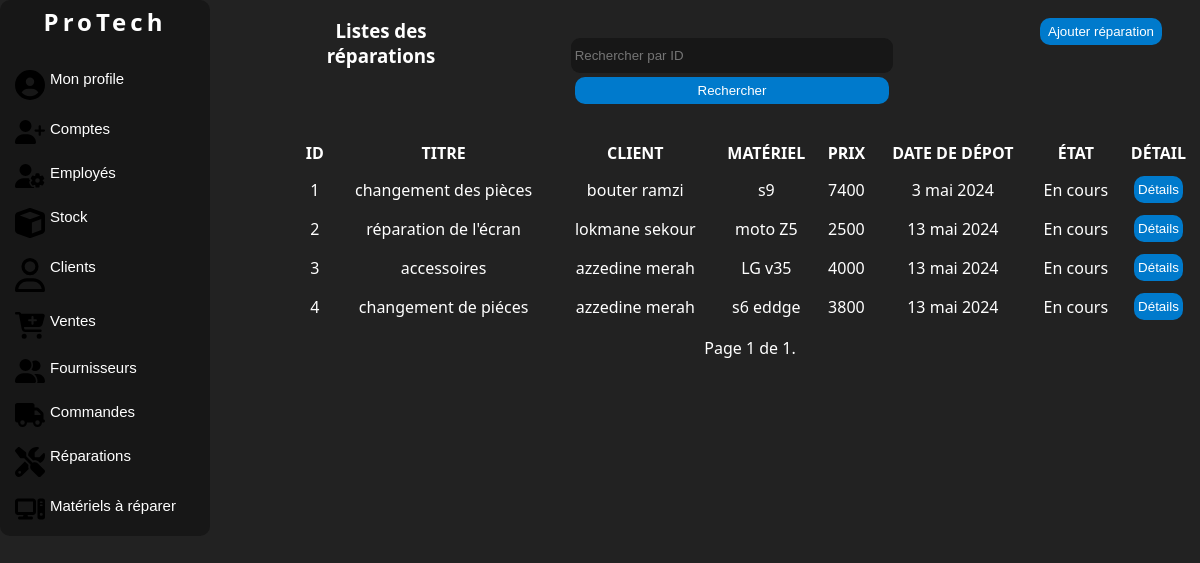
Page /reparations/ (signed in) on the earlier database version.
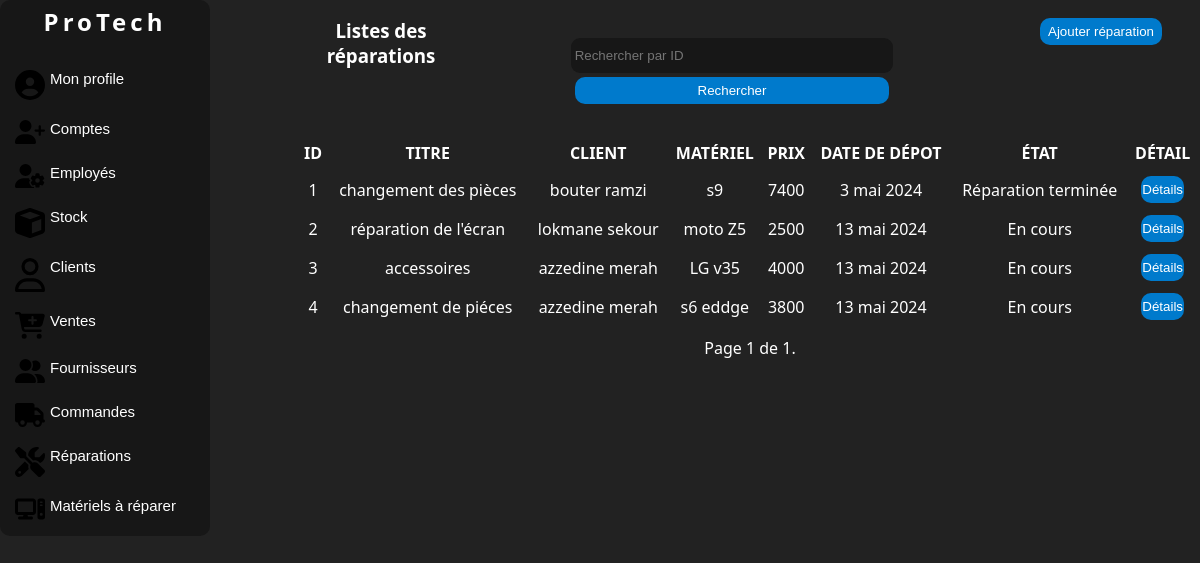
Same page on the later database version.
### manager/models.py (models this page shows, shortened)
class Repair(models.Model):
    STATE_CHOICES = [
        ('En cours', 'En cours'),
        ('Terminé', 'Terminé')
    ]
    title = models.CharField(max_length=100, default='Pas de description',db_column='Titre')
    description = models.TextField(db_column='Description')
    state = models.CharField(max_length=20, choices=STATE_CHOICES, default='En cours', db_column='État')
    hardware = models.OneToOneField('HardwareToRepair', db_column='Matériel',on_delete=models.CASCADE)
    deposit_date = models.DateField(auto_now_add=True, db_column='Date de dépôt')
    delivery_date = models.DateField(null=True, blank=True, db_column='Date de remise')
    client = models.ForeignKey(Client, on_delete=models.SET_NULL, null=True, blank=True, db_column='Client')
    prepayment = models.PositiveIntegerField(db_column='Acompte',default=0)
    repair_price = models.PositiveIntegerField(db_column='Prix de réparation',default=0)
    class Meta:
        db_table = 'Réparation'

class Client(models.Model):
    first_name = models.CharField(max_length=100, db_column='Prénom')
    last_name = models.CharField(max_length=100, db_column='Nom')
    phone = PhoneNumberField(unique=True, region='DZ', db_column='Téléphone')
    email = models.EmailField(unique=True, db_column='Email')
    address = models.TextField(db_column='Adresse')
    def __str__(self):
        return f"{self.first_name} {self.last_name}"
    class Meta:
        db_table = 'Client'

class HardwareToRepair(models.Model):
    name = models.CharField(max_length=100, db_column='Nom')
    category = models.ForeignKey(Category, on_delete=models.SET_DEFAULT, default=1, db_column='Catégorie')
    description = models.TextField(db_column='Description')
    state = models.CharField(max_length=20, default='En réparation', db_column='État')
    def __str__(self):
        return f"{self.name}"
    class Meta:
        db_table = 'MatérielARéparer'

### manager/views.py (the view)
# urls.py: path('reparations/', views.RepairListView.as_view(), name='repair-list'),
class RepairListView(LoginRequiredMixin,RoleRequiredMixin, ListView):
    model = Repair
    template_name = 'listereparation.html'
    context_object_name = 'repairs'
    paginate_by = 7
    form_class = FilterForm
    required_roles = ['Admin', 'Réparateur']
    def get_queryset(self):
        queryset = super().get_queryset()
        query = self.request.GET.get('query')
        if query:
            queryset = queryset.filter(id=query)
        return queryset
    def get_context_data(self, **kwargs):
        context = super().get_context_data(**kwargs)
        context['form'] = FilterForm(self.request.GET)
        return context

### manager/forms.py
class FilterForm(forms.Form):
    query = forms.IntegerField(label='', required=False,
                               widget=forms.TextInput(attrs={'placeholder': 'Rechercher par ID'}))

### manager/views.py (called while the page is built)
    def dispatch(self, request, *args, **kwargs):
        if not request.user.is_authenticated:
            return self.handle_no_permission()
        if not self.required_roles:  # if no role is required, continue
            return super().dispatch(request, *args, **kwargs)
        if not request.user.employee.role in self.required_roles:
            messages.error(request, 'Vous n\'avez pas la permission de consulter cette page.')
            return redirect('dashboard')  # or wherever
        return super().dispatch(request, *args, **kwargs)

### manager/templates/listereparation.html (shortened to what this page needs)
{% load static %}
{% load auth_extras %}
<!DOCTYPE html>
<html lang="en">
<head>
    <link rel="stylesheet" href="{% static 'css/style.css' %}">
    <link rel="stylesheet" href="{% static 'css/accueil.css' %}">
</head>
<body>
<div class="corp">
    <div class="nav">
        <div class="logo">
            <a href="{% url 'home' %}" class="link"><h2>ProTech</h2></a>
        </div>
        <br>
        <button class="value" onclick="location.href='{% url 'dashboard' %}'">
             Mon profile
        </button>
        {% if request.user.employee.role == 'Admin' %}
        <button class="value" onclick="location.href='{% url 'account-list' %}'">
            Comptes
        </button>
        <button class="value" onclick="location.href='{% url 'employee-list' %}'">
            Employés
        </button>
        {% endif %}
        {% if request.user.employee.role == 'Admin' or request.user.employee.role == 'Employé' %}
        <button class="value" onclick="location.href='{% url 'products-list' %}'">
            Stock
        </button>
        <button class="value" onclick="location.href='{% url 'client-list' %}'">
            Clients
        </button>
        <button class="value" onclick="location.href='{% url 'sale-list' %}'">
            Ventes
        </button>
        <button class="value" onclick="location.href='{% url 'supplier-list' %}'">
            Fournisseurs
        </button>
        <button class="value" onclick="location.href='{% url 'purchase-order-list' %}'">
            Commandes
        </button>
        {% endif %}
        {% if request.user.employee.role == 'Admin' or request.user.employee.role == 'Réparateur' %}
        <button class="value" onclick="location.href='{% url 'repair-list' %}'">
            Réparations
        </button>
        <button class="value" onclick="location.href='{% url 'hardware-list' %}'">
            Matériels à réparer
        </button>
        {% endif %}
    </div>
    <div class="liste">
        <div class="c1">
            <div class="colone1"><h3>Listes des réparations</h3></div>
            <div class="colone1">
                <form method="GET" action="">
                    {{ form }}
                    <button class="button" type="submit">Rechercher</button>
                </form>
            </div>
            <div class="colone1">
                <button class="button"><a href="{% url 'add-repair' %}" class="link">Ajouter réparation</a></button>
            </div>
        </div>
        <div class="c2">
            {% if repairs %}
            <table>
                <tr>
                    <th>Id</th>
                    <th>Titre</th>
                    <th>Client</th>
                    <th>Matériel</th>
                    <th>Prix</th>
                    <th>Date de dépot</th>
                    <th>État</th>
                    <th>Détail</th>
                </tr>
                {% for repair in repairs %}
                <tr>
                    <td>{{ repair.id }}</td>
                    <td>{{ repair.title }}</td>
                    <td>{{ repair.client }}</td>
                    <td>{{ repair.hardware }}</td>
                    <td>{{ repair.repair_price }}</td>
                    <td>{{ repair.deposit_date }}</td>
                    <td>{{ repair.state }}</td>
                    <td>
                        <button class="button" id="detai" onclick="location.href='{% url 'repair-detail' repair.id %}';">Détails</button>
                    </td>
                </tr>
                {% endfor %}
            </table>
            {% else %}
            <p>Aucune réparation disponible</p>
            {% endif %}
            <div class="pagination">
                <span class="step-links">
                    <span class="current">
                        Page {{ page_obj.number }} de {{ page_obj.paginator.num_pages }}.
                    </span>
                </span>
            </div>
        </div>
    </div>
</div>
</body>
</html>

Differences in the rows shown:
changed Repair "changement des pièces": state "En cours" → "Réparation terminée"
